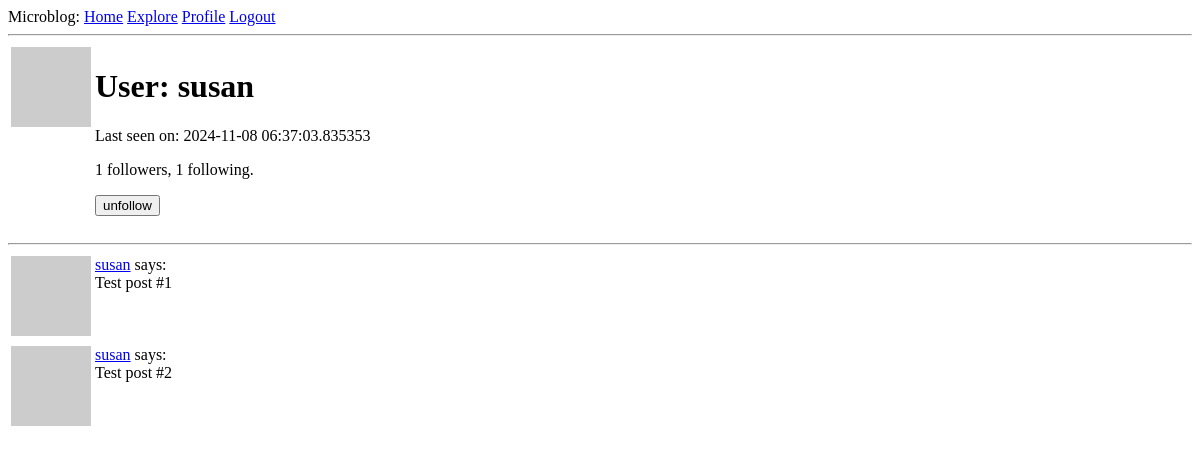
The page /user/susan (signed in) on the database as committed earlier.
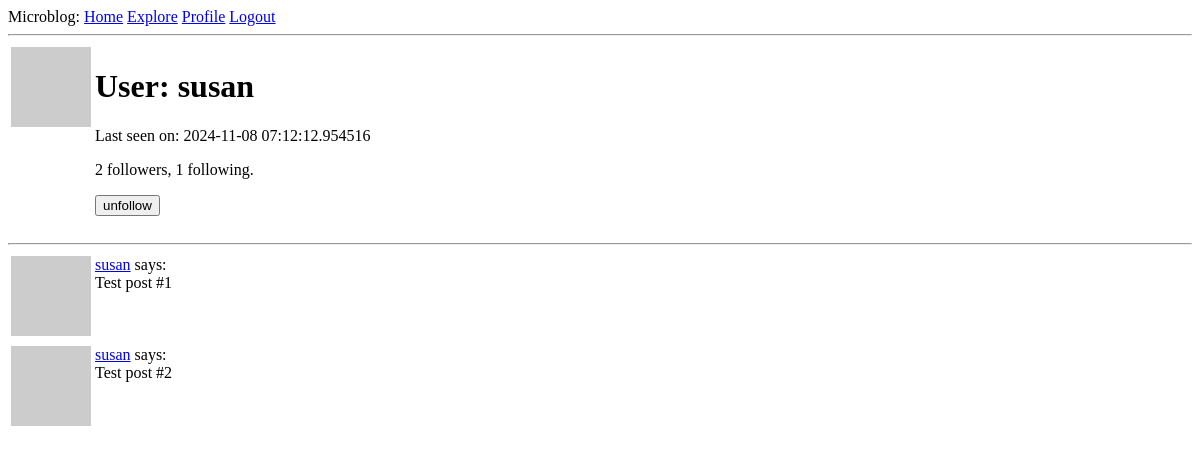
The same page on the database as committed later.
### app/models.py (models this page shows, shortened)
class User(UserMixin, db.Model):
    id: so.Mapped[int] = so.mapped_column(primary_key=True)
    username: so.Mapped[str] = so.mapped_column(sa.String(64),index=True,unique=True)
    email: so.Mapped[str] = so.mapped_column(sa.String(120), index=True, unique=True)
    password_hash: so.Mapped[Optional[str]] = so.mapped_column(sa.String(256))
    about_me: so.Mapped[Optional[str]] = so.mapped_column(sa.String(140))
    last_seen: so.Mapped[Optional[datetime]] = so.mapped_column(
        default=lambda: datetime.now(timezone.utc))
    posts: so.WriteOnlyMapped['Post'] = so.relationship('Post', back_populates='author')
    following: so.WriteOnlyMapped['User'] = so.relationship(
        secondary=followers, primaryjoin=(followers.c.follower_id==id),
        secondaryjoin=(followers.c.followed_id==id),
        back_populates='followers')
    followers: so.WriteOnlyMapped['User'] = so.relationship(
        secondary=followers, primaryjoin=(followers.c.followed_id==id),
        secondaryjoin=(followers.c.follower_id==id),
        back_populates='following')
    def avatar(self, size):
        digest = md5(self.email.lower().encode('utf-8')).hexdigest()
        return f"https://www.gravatar.com/avatar/{digest}?d=identicon&s={size}"
    def is_following(self,user):
        query = self.following.select().where(User.id == user.id)
        return db.session.scalar(query) is not None
    def followers_count(self):
        query = sa.select(sa.func.count()).select_from(
            self.followers.select().subquery())
        return db.session.scalar(query)
    def following_count(self):
        query = sa.select(sa.func.count()).select_from(
            self.following.select().subquery())
        return db.session.scalar(query)

### app/routes.py (the view)
@app.route('/user/<username>')
@login_required
def user(username):
    user = db.first_or_404(sa.select(User).where(User.username == username))
    posts = [
        {'author':user,'body':'Test post #1'},
        {'author':user, 'body':'Test post #2'}
    ]
    form = EmptyForm()
    return render_template('user.html', user=user, posts=posts, form=form)

### app/forms.py
class EmptyForm(FlaskForm):
    submit = SubmitField('Submit')

### app/models.py (called while the page is built)
@login.user_loader
def load_user(id):
    return db.session.get(User, int(id))

### app/routes.py (called while the page is built)
@app.before_request
def before_request():
    if current_user.is_authenticated:
        current_user.last_seen = datetime.now(timezone.utc)
        db.session.commit()

### app/templates/user.html (shortened to what this page needs)
{% extends "base.html" %}
{% block content %}
    <table>
        <tr valign="top">
            <td><img src="{{ user.avatar(128) }}"></td>
            <td>
                <h1>User: {{ user.username }}</h1>
                {% if user.last_seen %}<p>Last seen on: {{ user.last_seen }}</p>{% endif %}
                <p>{{ user.followers_count() }} followers, {{ user.following_count() }} following.</p>
                {% if user == current_user %}
                <p><a href="{{ url_for('edit_profile') }}">Edit your profile</a></p>
                {% else %}
                <p>
                    <form action="{{ url_for('unfollow', username=user.username) }}" method="post">
                        {{ form.submit(value='unfollow') }}
                    </form>
                </p>
                {% endif %}
            </td>
        </tr>
    </table>
    <hr>
    {% for post in posts %}
        {% include '_post.html' %}
    {% endfor %}
{% endblock %}

### app/templates/_post.html
<table>
    <tr valign="top">
        <td><img src="{{ post.author.avatar(36) }}" alt=""></td>
        <td>
            <a href="{{ url_for('user', username=post.author.username) }}">{{ post.author.username}}</a>
            says:<br>{{ post.body}}</td>
    </tr>
</table>

Rows that differ between the two databases and show on the page:
changed User "susan": last_seen "2024-11-08 06:37:03.835353" → "2024-11-08 07:12:12.954516"
Other text that changed with them:
{{ user.followers_count() }}: "1" → "2"
